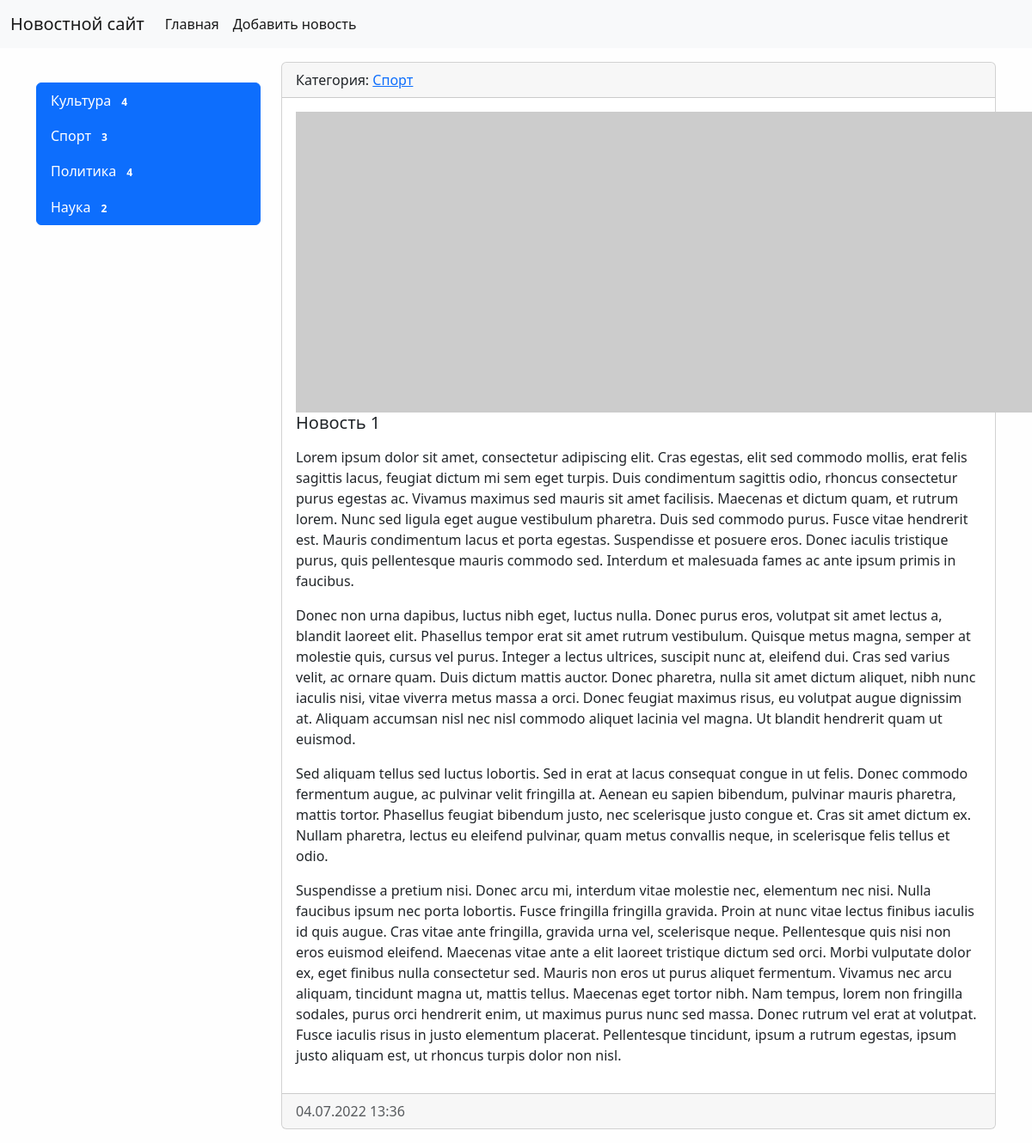
The page /news/1/ on the database its author committed.
### news/models.py (models this page shows, shortened)
class Category(models.Model):
    title = models.CharField(max_length=150, db_index=True, verbose_name='Наименование категории')
    def get_absolute_url(self):
        return reverse('category', kwargs={'category_id': self.pk})
    def __str__(self):
        return self.title
    class Meta:
        verbose_name = 'Категория'
        verbose_name_plural = 'Категории'
        ordering = ['title']

class News(models.Model):
    title = models.CharField(max_length=150, verbose_name="Наименование")
    content = models.TextField(blank=True, verbose_name="Контент")
    created_at = models.DateTimeField(auto_now_add=True, verbose_name="Дата публикации")
    update_at = models.DateTimeField(auto_now=True, verbose_name="Обновлено")
    photo = models.ImageField(upload_to='photos/%Y/%M/%D', verbose_name="Фото", blank=True)
    is_published = models.BooleanField(default=True, verbose_name="Опубликовано")
    category = models.ForeignKey('Category', on_delete=models.PROTECT, verbose_name='Категория')
    views = models.IntegerField(default=0)
    class Meta:
        verbose_name = 'Новость'
        verbose_name_plural = 'Новости'
        ordering = ['-created_at']

### news/views.py (the view)
# urls.py: path('news/<int:pk>/', ViewNews.as_view(), name='view_news'),
class ViewNews(DetailView):
    model = News
    context_object_name = 'news_item'

### news/templatetags/news_tags.py (called while the page is built)
@register.inclusion_tag('news/list_categories.html')
def show_categories():
    categories = Category.objects.annotate(cnt=Count('news')).filter(cnt__gt=0)
    return {"categories": categories}

### news/templates/news/news_detail.html (shortened to what this page needs)
{% extends 'base.html' %}
{% block sidebar %}
{% include 'inc/_sidebar.html' %}
{% endblock %}
{% block content %}
<div class="card mb-3">
    <div class="card-header">
        Категория: <a href="{{ news_item.category.get_absolute_url }}">{{ news_item.category }}</a>
    </div>
    <div class="card-body">
        {% if item.photo %}
        <img src="{{ news_item.photo.url }}" alt="" width="350" class="float-left mr-3">
        {% else %}
        <img src="https://picsum.photos/id/870/350/300?grayscale&blur=2" alt="" class="float-left mr-3">
        {% endif %}
        <h5 class="card-title">{{ news_item.title }}</h5>
        <p class="card-text">{{ news_item.content|linebreaks}}</p>
    </div>
    <div class="card-footer text-muted">
        {{ news_item.created_at|date:"d.m.Y H:i" }}
    </div>
</div>
{% endblock %}

### news/templates/news/list_categories.html
<div class="list-group">
    {% for item in categories %}
    <a href="{{ item.get_absolute_url }}" class="list-group-item list-group-item-action active"
       aria-current="true">{{ item.title }} <span class="badge badge-primary badge-pill">{{ item.cnt }}</span></a>
    {% endfor %}
</div>

### static/css/style.css (style rules this page uses)
body { background-color: #fefefe; }

### rows shown on the page
Category: title "Культура", cnt "4"
Category: title "Спорт", cnt "3"
Category: title "Политика", cnt "4"
Category: title "Наука", cnt "2"
News: category "Спорт", title "Новость 1", content "Lorem ipsum dolor sit amet, consectetur adipiscing elit. Cras egestas, elit sed commodo mollis, erat felis sagittis lacus, feugiat dictum mi sem eget turpis. Duis condimentum sagittis odio, rhoncus consectetur purus egestas ac. Vivamus maximus sed mauris sit amet facilisis. Maecenas et dictum quam, et rutrum lorem. Nunc sed ligula eget augue vestibulum pharetra. Duis sed commodo purus. Fusce vitae hendrerit est. Mauris condimentum lacus et porta egestas. Suspendisse et posuere eros. Donec iaculis tristique purus, quis pellentesque mauris commodo sed. Interdum et malesuada fames ac ante ipsum primis in faucibus. Donec non urna dapibus, luctus nibh eget, luctus nulla. Donec purus eros,…", created_at "04.07.2022 13:36"
